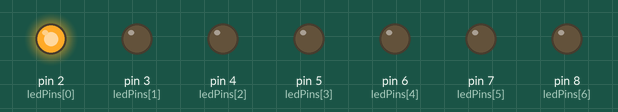
Simulated run of this sketch. Board: Arduino Uno, built with avr-gcc and run on an emulated ATmega328P. On the bench: output pins drawn as LEDs (lit = HIGH).

Above: at 0.5 s.
At 2.5 s:
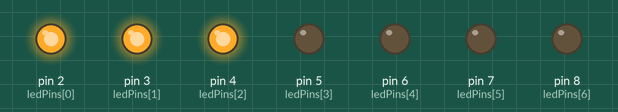
At 5.5 s:
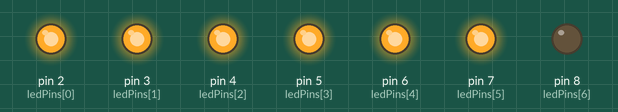
At 8.5 s:
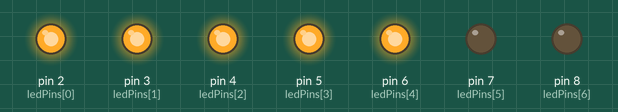
At 13.5 s:
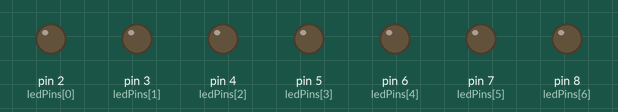
At 17.5 s:
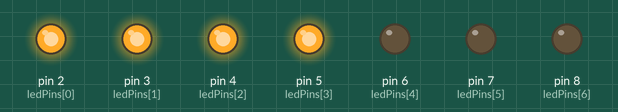
Timing chart, 0 to 18.2 s (numbered marks = the images above):
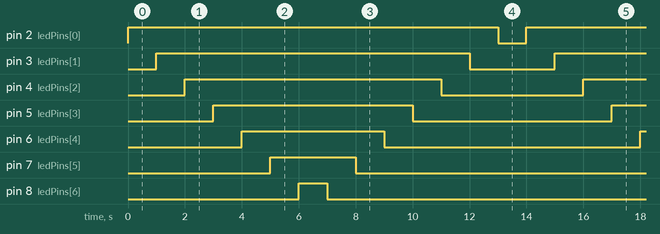

Measured:
- by itself, pin 2 (ledPins[0]): alternates HIGH for 13.0 s and LOW for 1.0 s
- by itself, pin 3 (ledPins[1]): alternates HIGH for 11.0 s and LOW for 3.0 s
- by itself, pin 4 (ledPins[2]): alternates HIGH for 9.0 s and LOW for 5.0 s
- by itself, pin 5 (ledPins[3]): alternates HIGH for 7.0 s and LOW for 7.0 s
- by itself, pin 6 (ledPins[4]): alternates HIGH for 5.0 s and LOW for 9.0 s
- by itself, pin 7 (ledPins[5]): alternates HIGH for 3.0 s and LOW for 11.0 s
- by itself, pin 8 (ledPins[6]): alternates HIGH for 1.0 s and LOW for 13.0 s

The sketch:

linearwreverse.ino
```cpp
int ledPins[] = {
  2, 3, 4, 5, 6, 7, 8
};

int pinCount = sizeof(ledPins) / sizeof(int);

void setup() {
  // put your setup code here, to run once:
  for (int thisPin = 0; thisPin < pinCount; ++thisPin) {
    pinMode(ledPins[thisPin], OUTPUT);
  }

}

void loop() {
  // put your main code here, to run repeatedly:

  for (int thisPin = 0; thisPin < pinCount; ++thisPin) {
    digitalWrite(ledPins[thisPin], !digitalRead(ledPins[thisPin]));
    delay(1000);
  }

  for (int thisPin = pinCount - 1; thisPin >= 0; --thisPin) {
    digitalWrite(ledPins[thisPin], !digitalRead(ledPins[thisPin]));
    delay(1000);
  }

}
```
